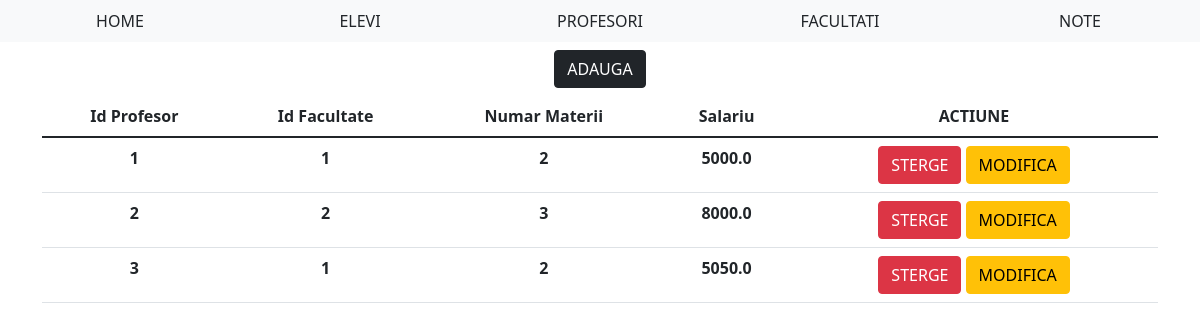
Page /profesori on the earlier database version.
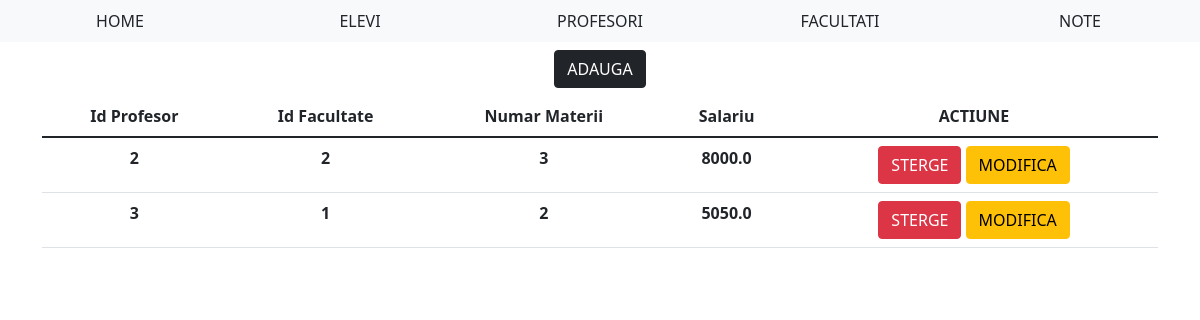
Same page on the later database version.
### tables this page shows
CREATE TABLE PROFESORI(ID_PROFESOR INTEGER PRIMARY KEY, ID_FACULTATE INTEGER, NR_MATERII_PREDATE INTEGER, SALARIU REAL, FOREIGN KEY (ID_FACULTATE) REFERENCES FACULTATI(ID_FACULTATE));

### WebSite/routes.py (the view)
@app.route("/<string:table>")
def view_data(table: str):
    try:
        data: list = []
        if table.upper() in ("ELEVI", "PROFESORI", "CATALOAGE", "FACULTATI"):
            with sql.connect(DATABASE_NAME) as conn:
                c = conn.cursor()
                c.execute("PRAGMA foreign_keys = ON")
                c.execute(f"select * from {table.capitalize()}")
                data = c.fetchall()
        return render_template("view_data.html", type=table, data=data)
    except:
        flash(f"Nu s-a putut deschde tabela {table}", 'warning')
        return redirect('/')

### WebSite/templates/view_data.html (shortened to what this page needs)
{% extends 'base.html' %}
{% block body %}
<div class="container text-center">
    <a class="btn btn-dark mt-2 mb-2" href="/adaugare/{{type}}">ADAUGA</a>
    <table class="table">
        <thead>
            <tr>
                {% if type == "profesori" %}
                    <th>Id Profesor</th>
                    <th>Id Facultate</th>
                    <th>Numar Materii</th>
                    <th>Salariu</th>
                {% endif %}
                <th>ACTIUNE</th>
            </tr>
        </thead>
        <tbody>
            {% for table_entry in data %}
                <tr>
                    {% for entry in table_entry %}
                        <th>{{entry}}</th>
                    {% endfor %}
                    <th>
                        <a class="btn btn-danger" href="sterge/{{type}}/{{table_entry[0]}}">STERGE</a>
                        <a class="btn btn-warning" href="modifica/{{type}}/{{table_entry[0]}}">MODIFICA</a>
                    </th>
                </tr>
            {% endfor %}
        </tbody>
    </table>
</div>
{% endblock %}

Differences in the rows shown:
removed PROFESORI: table_entry "1" "1" "2", SALARIU "5000.0"
